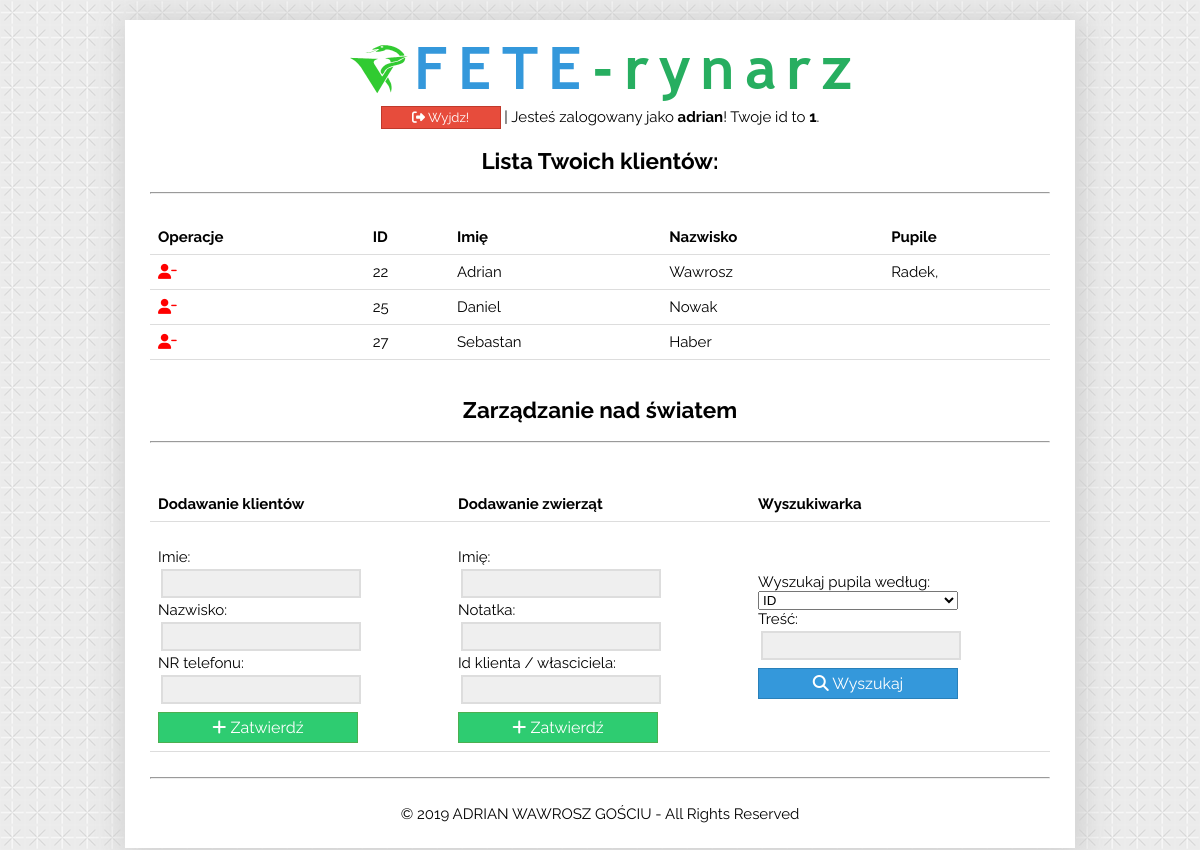
Page /dashboard.php (signed in) on the committed database.
### tables this page shows
CREATE TABLE `klienci` (
  `id_klienta` int(11) NOT NULL,
  `imie` text NOT NULL,
  `nazwisko` text NOT NULL,
  `nr_telefonu` text NOT NULL,
  `id_weterynarza` int(1) NOT NULL
);

CREATE TABLE `zwierzeta` (
  `id_pupila` int(11) NOT NULL,
  `imie` text NOT NULL,
  `notatki` text NOT NULL,
  `id_klienta` int(11) NOT NULL
);

### dashboard.php (the view, shortened to what this page needs)
<!DOCTYPE HTML>
<html lang="pl">
<head>
	<link rel="stylesheet" href="style.css" type="text/css" />
</head>
<body>
<div id="container">
<img src="/logo.png" class="center" />
<?php
	echo "<a href='logout.php'><button class='button3'><i class='fas fa-sign-out-alt'></i> Wyjdz!</button></a> | Jesteś zalogowany jako<b> ".$_SESSION['user']."</b>! Twoje id to <b>".$_SESSION['id']."</b>.";
?>
<h2>Lista Twoich klientów:</h2>
<hr>
<br>
<?php
function lacz_bd()
{
  $db = new mysqli('localhost', 'root', '', 'biznesmordo');
   $db->autocommit(TRUE);
   return $db;
}
$db = lacz_bd();
$idkurcze = $_SESSION['id'];
$zapytanie = "SELECT * FROM `klienci` WHERE `id_weterynarza` = $idkurcze ";
$wynik = $db->query($zapytanie);
$ile_znalezionych = $wynik->num_rows;
echo '<table>';
echo '<tr><td><b>Operacje</b></td><td><b>ID</b></td><td><b>Imię</b></td><td><b>Nazwisko</b></td><td><b>Pupile</b></td></tr>';
for ($i=0; $i <$ile_znalezionych; $i++)
        {
                $wiersz = $wynik->fetch_assoc();
				echo '<tr>';
				echo '<td> <a href="remove_record.php?id='.$wiersz['id_klienta'].'"><i style="color: red;"class="fas fa-user-minus"></i>
				</a> </td>';
				echo '<td>'.$wiersz['id_klienta'].'</td>';
                echo '<td>'.$wiersz['imie'].'</td>';
				echo '<td>'.$wiersz['nazwisko'].'</td>';
					$jestprawie10idostajejuzszalu = $wiersz['id_klienta'];
					$zapytanie1 = "SELECT * FROM `zwierzeta` WHERE `id_klienta` = $jestprawie10idostajejuzszalu";
					$wynik1 = $db->query($zapytanie1);
					$ile_znalezionych1 = $wynik1->num_rows;
					echo '<td>';
					for ($o=0; $o <$ile_znalezionych1; $o++) {
					$wiersz1 = $wynik1->fetch_assoc();
					echo $wiersz1['imie'].', ';}
				echo '</td></tr>';
		}
echo '</tr></table class="null">';
?>
<br>
<h2>Zarządzanie nad światem</h2>
<hr>
<br>
<table>
<tr>
      <td><b>Dodawanie klientów</b></td> <td><b>Dodawanie zwierząt</b></td> <td><b>Wyszukiwarka</b></td>
   </tr>
<tr><td>
<br />
<form action="insert.php" method="post">
Imie:<br />
<input type="text" name="imie" /><br />
Nazwisko:<br />
<input type="text" name="nazwisko" /><br />
NR telefonu:<br />
<input maxlength='9' type="text" name="nr_telefonu" /><br />
<button class="button1" type="submit" ><i class='fas fa-plus'></i> Zatwierdź</button>
</form></td>
<td>
<br />
<form action="insert1.php" method="post">
Imię:<br />
<input type="text" name="imie" /><br />
Notatka:<br />
<input type="text" name="notatka" /><br />
Id klienta / własciciela:<br />
<input type="text" name="id_klienta" /><br />
<button class="button1" type="submit" ><i class='fas fa-plus'></i> Zatwierdź</button>
</form></td>
<br /><td>
<form action="result.php" method="post">
Wyszukaj pupila według:<br>
      <select style="width: 200px;" name="metoda">
	   <option value="id_pupila" />ID
       <option value="id_klienta" />ID Właściciela
      </select>
      <br />
      Treść:<br>
      <input type="text" name="wyrazenie" /><br>
      <button class="button2" type="submit" ><i class='fas fa-search'></i> Wyszukaj</button>
	</form>
	</td></tr></table>
<footer>
	<br>
<hr>
<br>
</footer>
</div>
</body>
</html>

### style.css (style rules this page uses)
body { background-image: url("/NIEMAOPCJIZEZROBIETOPONOWNIE.png"); font-size: 15px; font-family: 'Raleway', sans-serif; }
#container { background-color: white; width: 900px; padding: 25px; text-align: center; margin-left: auto; margin-right: auto; margin-top: 20px; margin-bottom: 20px; -webkit-box-shadow: 3px 3px 30px 5px rgba(204,204,204,0.9); -moz-box-shadow: 3px 3px 30px 5px rgba(204,204,204,0.9); box-shadow: 3px 3px 30px 5px rgba(204,204,204,0.9); }
input[type=text], input[type=password] { width: 200px; background-color: #efefef; color: #666; border: 2px solid #ddd; font-size: 15px; padding: 4px; box-sizing: border-box; outline: none; margin: 3px; }
img { height:auto; display:block; }
img.center { margin:0 auto; }
table { border-collapse: collapse; width: 100%; }
th, td { padding: 8px; text-align: left; border-bottom: 1px solid #ddd; }
footer { text-align: center; }
.button1 { background-color: #2ecc71; border: 1px solid #4CAF50; color: white; font-family: 'Raleway', sans-serif; padding: 5px; width: 200px; font-size: 16px; margin-top: 5px; }
.button2 { background-color: #3498db; border: 1px solid #2980b9; color: white; font-family: 'Raleway', sans-serif; padding: 5px; width: 200px; font-size: 16px; margin-top: 5px; }
.button3 { background-color: #e74c3c; border: 1px solid #c0392b; color: white; font-family: 'Raleway', sans-serif; padding: 3px; width: 120px; font-size: 13px; margin-top: 5px; }

### rows in the picture
klienci: id_klienta "22", imie "Adrian", nazwisko "Wawrosz"
zwierzeta: imie "Radek"
klienci: id_klienta "25", imie "Daniel", nazwisko "Nowak"
klienci: id_klienta "27", imie "Sebastan", nazwisko "Haber"

### other values in the picture
$_SESSION['user'] "adrian"
$_SESSION['id'] "1"
